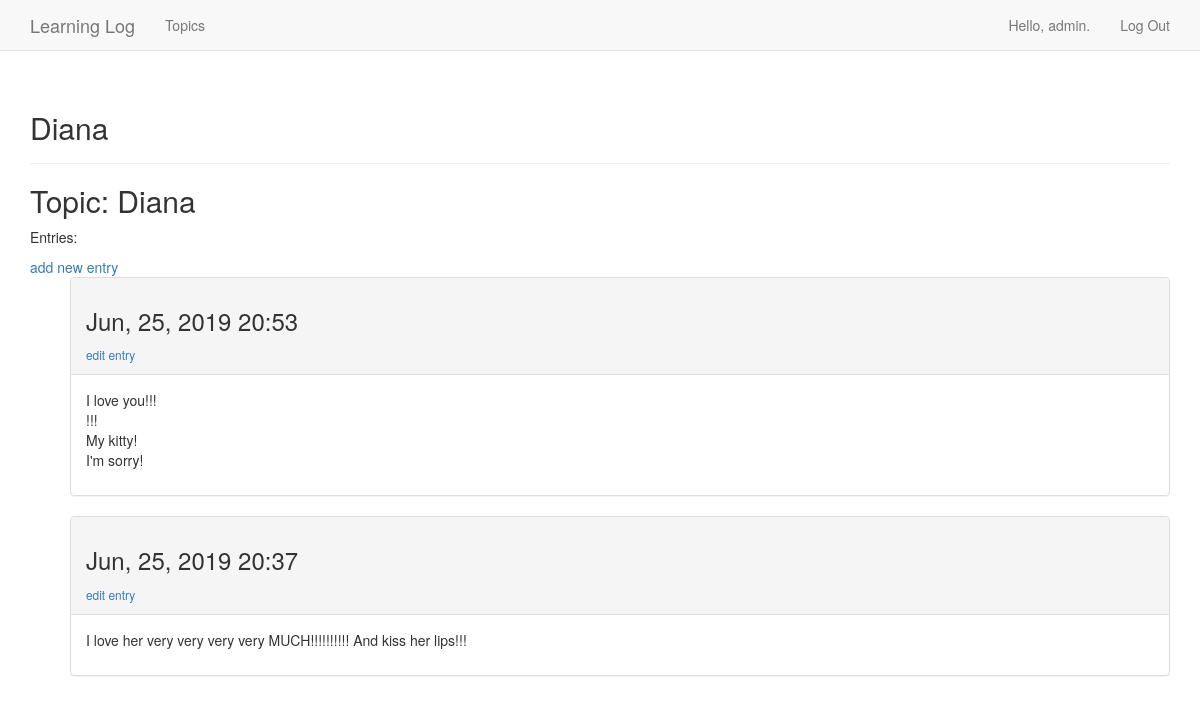
/topics/7/ (signed in), run on the app's committed database.
### learning_logs/models.py (models this page shows, shortened)
class Topic(models.Model):
	text = models.CharField(max_length=200)
	date_added = models.DateTimeField(auto_now_add=True)
	owner = models.ForeignKey(User, on_delete=models.CASCADE)
	def __str__(self):
		return self.text

class Entry(models.Model):
	topic = models.ForeignKey(Topic, on_delete=models.PROTECT)
	text = models.TextField()
	date_added = models.DateTimeField(auto_now_add=True)
	class Meta:
		verbose_name_plural = 'entries'

### learning_logs/views.py (the view)
# urls.py: path('topics/<int:topic_id>/', views.topic, name='topic'),
@login_required
def topic(request, topic_id):
	topic = Topic.objects.get(id=topic_id)
	check_topic_owner(request, topic)
	entries = topic.entry_set.order_by('-date_added')
	context = {'topic': topic, 'entries': entries}
	return render(request, 'learning_logs/topic.html', context)

### learning_logs/functions.py (called while the page is built)
def check_topic_owner(request, topic):
	if request.user != topic.owner:
		raise Http404

### learning_logs/templates/learning_logs/topic.html
{% extends "learning_logs/base.html" %}
{% block header %}
	<h2>{{ topic }}</h2>
{% endblock header %}
{% block content %}
	<h2>Topic: {{ topic }}</h2>
	<p>Entries:</p>
	<a href="{% url 'learning_logs:new_entry' topic.id %}">add new entry</a>
	<ul>
	{% for entry in entries %}
		<div class="panel panel-default">
			<div class="panel-heading">
				<h3>
					{{ entry.date_added|date:'M, d, Y H:i' }}
				</h3>
				<small>
					<a href="{% url 'learning_logs:edit_entry' entry.id %}">
						edit entry</a>
				</small>
			</div>
			<div class="panel-body">
				{{ entry.text|linebreaks }}
			</div>
		</div>
	{% empty %}
		There are no entries for the topic yet.
	{% endfor %}
	</ul>
{% endblock content %}

### learning_logs/templates/learning_logs/base.html (shortened to what this page needs)
<!DOCTYPE html>
{% load bootstrap3 %}
<html lang="en">
	<head>
		{% bootstrap_css %}
	</head>
	<body>
		<nav class="navbar navbar-default navbar-static-top">
			<div class="container">
				<div class="navbar-header">
					<a href="{% url 'learning_logs:index' %}" class="navbar-brand">
						Learning Log</a>
				</div>
				<div id="navbar" class="navbar-collapse collapse">
					<ul class="nav navbar-nav">
						<li><a href="{% url 'learning_logs:topics' %}">Topics</a></li>
					</ul>
					<ul class="nav navbar-nav navbar-right">
						{% if user.is_authenticated %}
							<li><a>Hello, {{ user.username }}.</a></li>
							<li><a href="{% url 'users:logout' %}">Log Out</a></li>
						{% else %}
							<li><a href="{% url 'users:register' %}">Register</a></li>
							<li><a href="{% url 'users:login' %}">Log In</a></li>
						{% endif %}
					</ul>
				</div>
			</div>
		</nav>
		<div class="container">
			<div class="page-header">
				{% block header %}{% endblock header %}
			</div>
			<div>
				{% block content %}{% endblock content %}
			</div>
		</div>
	</body>
</html>

### data on the page
Topic: text "Diana"
Entry: date_added "Jun, 25, 2019 20:53", text "I love you!!! !!! My kitty! I'm sorry!"
Entry: date_added "Jun, 25, 2019 20:37", text "I love her very very very very MUCH!!!!!!!!!! And kiss her lips!!!"

### other printed values
{{ user.username }} "admin"
